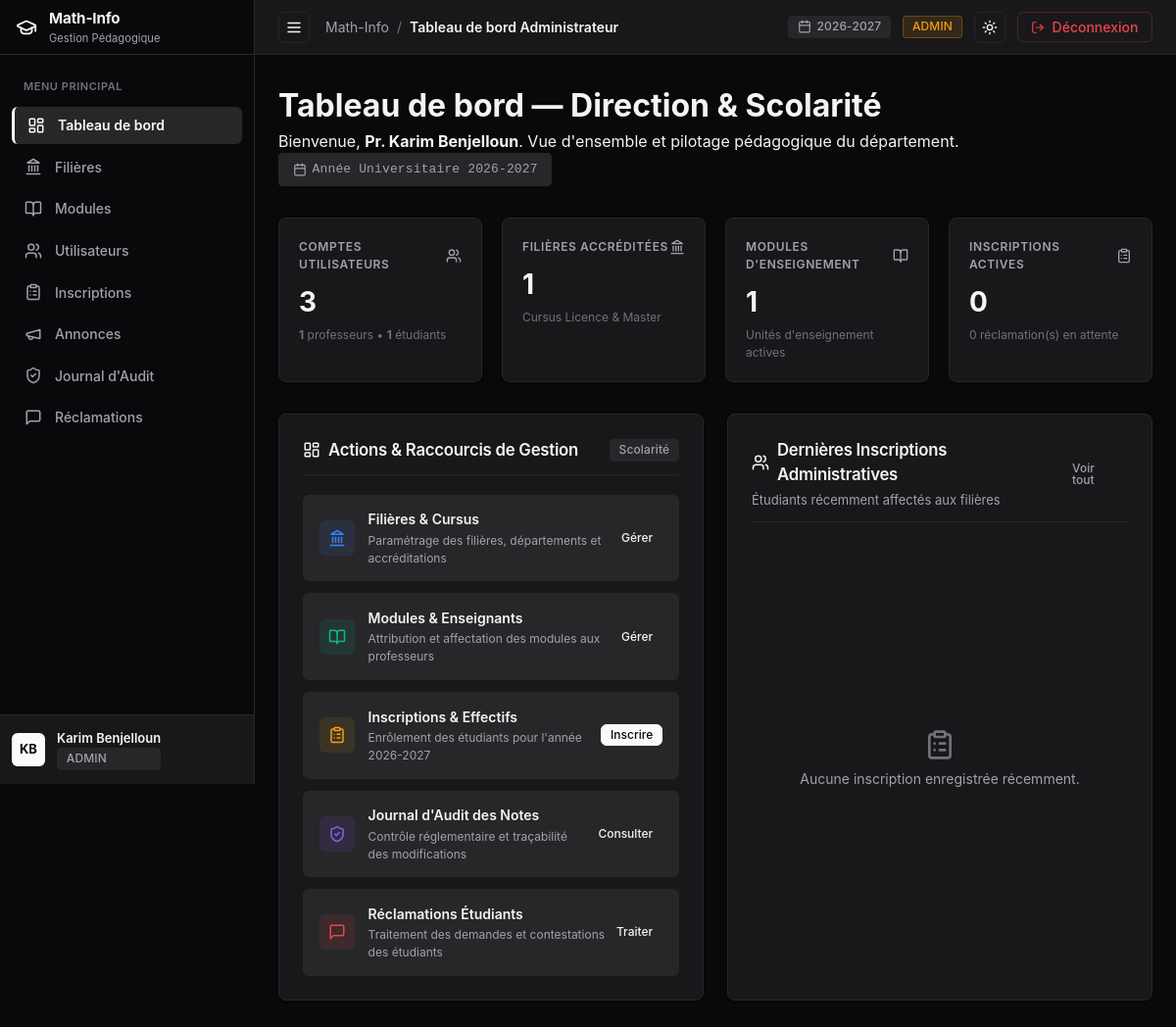
Page /admin/dashboard (signed in) on the earlier database version.
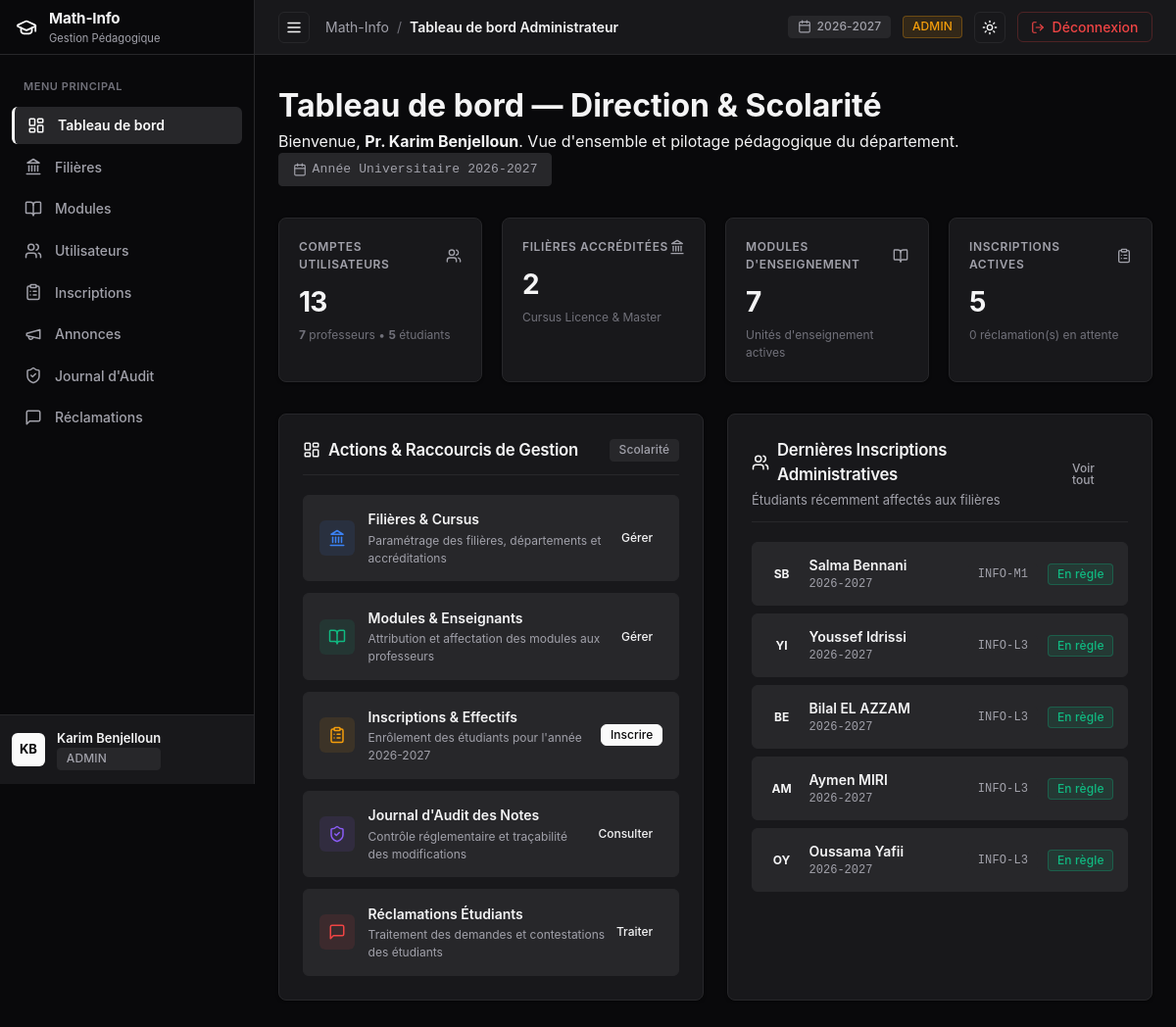
Same page on the later database version.
### tables this page shows
CREATE TABLE `inscriptions` (
  `idInscription` int NOT NULL AUTO_INCREMENT,
  `idEtudiant` int NOT NULL,
  `idFiliere` int NOT NULL,
  `anneeUniversitaire` varchar(20) NOT NULL,
  `dateInscription` date NOT NULL,
  `statut` enum('EN_COURS','VALIDE','AJOURNE') DEFAULT 'EN_COURS',
  PRIMARY KEY (`idInscription`),
  UNIQUE KEY `uq_etudiant_annee` (`idEtudiant`,`anneeUniversitaire`),
  KEY `idFiliere` (`idFiliere`),
  CONSTRAINT `inscriptions_ibfk_1` FOREIGN KEY (`idEtudiant`) REFERENCES `etudiants` (`idUtilisateur`) ON DELETE CASCADE,
  CONSTRAINT `inscriptions_ibfk_2` FOREIGN KEY (`idFiliere`) REFERENCES `filieres` (`idFiliere`) ON DELETE CASCADE
);

CREATE TABLE `utilisateurs` (
  `idUtilisateur` int NOT NULL AUTO_INCREMENT,
  `nom` varchar(100) NOT NULL,
  `prenom` varchar(100) NOT NULL,
  `email` varchar(150) NOT NULL,
  `motDePasse` varchar(255) NOT NULL,
  `role` enum('ADMIN','ENSEIGNANT','ETUDIANT') NOT NULL,
  `dateCreation` timestamp NULL DEFAULT CURRENT_TIMESTAMP,
  PRIMARY KEY (`idUtilisateur`),
  UNIQUE KEY `email` (`email`)
);

CREATE TABLE `filieres` (
  `idFiliere` int NOT NULL AUTO_INCREMENT,
  `code` varchar(20) NOT NULL,
  `intitule` varchar(150) NOT NULL,
  `description` text,
  PRIMARY KEY (`idFiliere`),
  UNIQUE KEY `code` (`code`)
);

### src/Views/admin/dashboard.php (the view, shortened to what the changed rows need)
<div class="content-header" style="margin-bottom: 2rem;">
  <div class="header-titles">
    <h1 class="page-title">Tableau de bord — Direction & Scolarité</h1>
  </div>
</div>
<div class="grid grid-cols-4" style="gap: 1.25rem; margin-bottom: 2rem;">
  <div class="card stat-card" style="position: relative; overflow: hidden;">
    <div class="stat-header">
      <span class="stat-label">Comptes Utilisateurs</span>
      <span class="stat-icon"><?= Icon::get('users', 16) ?></span>
    </div>
    <div class="stat-value"><?= (int)($stats['utilisateurs'] ?? 0) ?></div>
    <div class="stat-meta">
      <strong><?= (int)($stats['enseignants'] ?? 0) ?></strong> professeurs • <strong><?= (int)($stats['etudiants'] ?? 0) ?></strong> étudiants
    </div>
  </div>
  <div class="card stat-card" style="position: relative; overflow: hidden;">
    <div class="stat-header">
      <span class="stat-label">Filières Accréditées</span>
      <span class="stat-icon"><?= Icon::get('landmark', 16) ?></span>
    </div>
    <div class="stat-value"><?= (int)($stats['filieres'] ?? 0) ?></div>
    <div class="stat-meta">Cursus Licence & Master</div>
  </div>
  <div class="card stat-card" style="position: relative; overflow: hidden;">
    <div class="stat-header">
      <span class="stat-label">Modules d'Enseignement</span>
      <span class="stat-icon"><?= Icon::get('book-open', 16) ?></span>
    </div>
    <div class="stat-value"><?= (int)($stats['modules'] ?? 0) ?></div>
    <div class="stat-meta">Unités d'enseignement actives</div>
  </div>
  <div class="card stat-card" style="position: relative; overflow: hidden;">
    <div class="stat-header">
      <span class="stat-label">Inscriptions Actives</span>
      <span class="stat-icon"><?= Icon::get('clipboard-list', 16) ?></span>
    </div>
    <div class="stat-value"><?= (int)($stats['inscriptions'] ?? 0) ?></div>
    <div class="stat-meta" style="<?= ((int)($stats['reclamations'] ?? 0) > 0) ? 'color: var(--color-warning); font-weight: 500;' : '' ?>">
      <?= (int)($stats['reclamations'] ?? 0) ?> réclamation(s) en attente
    </div>
  </div>
</div>
<div class="grid grid-cols-2" style="gap: 1.5rem; margin-bottom: 2rem;">
  <div class="card" style="display: flex; flex-direction: column;">
    <div style="display: flex; flex-direction: column; gap: 0.75rem; flex: 1;">
      <a href="/admin/inscriptions" style="text-decoration: none; display: flex; align-items: center; justify-content: space-between; padding: 0.85rem 1rem; border: 1px solid var(--border); border-radius: var(--radius-md); background: var(--bg-surface-hover); transition: transform 0.15s ease, border-color 0.15s ease, background 0.15s ease;" onmouseover="this.style.borderColor='var(--border-focus)'; this.style.transform='translateY(-1px)';" onmouseout="this.style.borderColor='var(--border)'; this.style.transform='none';">
        <div style="display: flex; align-items: center; gap: 0.85rem;">
          <div style="width: 36px; height: 36px; border-radius: var(--radius-md); background: rgba(245, 158, 11, 0.1); color: #f59e0b; display: flex; align-items: center; justify-content: center; flex-shrink: 0;">
            <?= Icon::get('clipboard-list', 18) ?>
          </div>
        </div>
      </a>
    </div>
  </div>
  <div class="card" style="display: flex; flex-direction: column;">
    <div class="card-header">
      <div>
      </div>
      <a href="/admin/inscriptions" class="btn btn-ghost btn-sm">Voir tout</a>
    </div>
    <?php if (empty($recentInscriptions)): ?>
      <div style="padding: 3rem 1rem; text-align: center; color: var(--text-muted); font-size: 0.875rem; margin: auto;">
        <div style="margin-bottom: 0.5rem; color: var(--text-subtle);"><?= Icon::get('clipboard-list', 32) ?></div>
        Aucune inscription enregistrée récemment.
      </div>
    <?php else: ?>
      <div style="display: flex; flex-direction: column; gap: 0.5rem; flex: 1;">
        <?php foreach ($recentInscriptions as $ri): ?>
          <div style="display: flex; align-items: center; justify-content: space-between; padding: 0.75rem 0.85rem; border: 1px solid var(--border); border-radius: var(--radius-md); background: var(--bg-surface-hover); transition: background 0.15s ease;">
            <div style="display: flex; align-items: center; gap: 0.75rem;">
              <div style="width: 32px; height: 32px; border-radius: var(--radius-full, 9999px); background: var(--bg-hover); border: 1px solid var(--border); display: flex; align-items: center; justify-content: center; font-size: 0.75rem; font-weight: 700; color: var(--text-main);">
                <?= strtoupper(substr($ri['prenom'], 0, 1) . substr($ri['nom'], 0, 1)) ?>
              </div>
              <div>
                <div style="font-weight: 600; font-size: 0.875rem; color: var(--text-main);">
                  <?= htmlspecialchars($ri['prenom'] . ' ' . $ri['nom']) ?>
                </div>
                <div style="font-size: 0.75rem; color: var(--text-muted); font-family: ui-monospace, monospace;">
                  <?= htmlspecialchars($ri['anneeUniversitaire']) ?>
                </div>
              </div>
            </div>
            <div style="display: flex; align-items: center; gap: 0.65rem;">
              <span class="badge badge-neutral" style="font-family: ui-monospace, monospace; font-size: 0.75rem;">
                <?= htmlspecialchars($ri['filiere_code']) ?>
              </span>
              <?php if ($ri['statut'] === 'EN_COURS'): ?>
                <span class="badge badge-success" style="font-size: 0.75rem;">En règle</span>
              <?php else: ?>
                <span class="badge badge-neutral" style="font-size: 0.75rem;"><?= htmlspecialchars($ri['statut']) ?></span>
              <?php endif; ?>
            </div>
          </div>
        <?php endforeach; ?>
      </div>
    <?php endif; ?>
  </div>
</div>

### src/Utils/Icon.php (shortened to what the changed rows need)
<?php
class Icon {
    public static function get(string $name, int $size = 16, string $extraClass = ''): string {
        $classAttr = 'lucide-icon' . ($extraClass !== '' ? ' ' . $extraClass : '');
        $svgAttrs = sprintf(
            'xmlns="http://www.w3.org/2000/svg" width="%d" height="%d" viewBox="0 0 24 24" fill="none" stroke="currentColor" stroke-width="2" stroke-linecap="round" stroke-linejoin="round" class="%s"',
            $size,
            $size,
            htmlspecialchars($classAttr)
        );
        switch ($name) {
            case 'graduation-cap':
                return "<svg {$svgAttrs}><path d=\"M21.42 10.922a1 1 0 0 0-.019-1.838L12.83 5.18a2 2 0 0 0-1.66 0L2.6 9.08a1 1 0 0 0 0 1.832l8.57 3.908a2 2 0 0 0 1.66 0z\"/><path d=\"M22 10v6\"/><path d=\"M6 12.5V16a6 3 0 0 0 12 0v-3.5\"/></svg>";
            case 'layout-dashboard':
                return "<svg {$svgAttrs}><rect width=\"7\" height=\"9\" x=\"3\" y=\"3\" rx=\"1\"/><rect width=\"7\" height=\"5\" x=\"14\" y=\"3\" rx=\"1\"/><rect width=\"7\" height=\"9\" x=\"14\" y=\"12\" rx=\"1\"/><rect width=\"7\" height=\"5\" x=\"3\" y=\"16\" rx=\"1\"/></svg>";
            case 'landmark':
                return "<svg {$svgAttrs}><line x1=\"3\" x2=\"21\" y1=\"22\" y2=\"22\"/><line x1=\"6\" x2=\"6\" y1=\"18\" y2=\"11\"/><line x1=\"10\" x2=\"10\" y1=\"18\" y2=\"11\"/><line x1=\"14\" x2=\"14\" y1=\"18\" y2=\"11\"/><line x1=\"18\" x2=\"18\" y1=\"18\" y2=\"11\"/><polygon points=\"12 2 20 7 4 7\"/></svg>";
            case 'book-open':
                return "<svg {$svgAttrs}><path d=\"M12 7v14\"/><path d=\"M3 18a1 1 0 0 1-1-1V4a1 1 0 0 1 1-1h5a4 4 0 0 1 4 4 4 4 0 0 1 4-4h5a1 1 0 0 1 1 1v13a1 1 0 0 1-1 1h-6a3 3 0 0 0-3 3 3 3 0 0 0-3-3z\"/></svg>";
            case 'users':
                return "<svg {$svgAttrs}><path d=\"M16 21v-2a4 4 0 0 0-4-4H6a4 4 0 0 0-4 4v2\"/><circle cx=\"9\" cy=\"7\" r=\"4\"/><path d=\"M22 21v-2a4 4 0 0 0-3-3.87\"/><path d=\"M16 3.13a4 4 0 0 1 0 7.75\"/></svg>";
            case 'clipboard-list':
                return "<svg {$svgAttrs}><rect width=\"8\" height=\"4\" x=\"8\" y=\"2\" rx=\"1\" ry=\"1\"/><path d=\"M16 4h2a2 2 0 0 1 2 2v14a2 2 0 0 1-2 2H6a2 2 0 0 1-2-2V6a2 2 0 0 1 2-2h2\"/><path d=\"M12 11h4\"/><path d=\"M12 16h4\"/><path d=\"M8 11h.01\"/><path d=\"M8 16h.01\"/></svg>";
            case 'megaphone':
                return "<svg {$svgAttrs}><path d=\"m3 11 18-5v12L3 14v-3z\"/><path d=\"M11.6 16.8a3 3 0 1 1-5.8-1.6\"/></svg>";
            case 'shield-check':
                return "<svg {$svgAttrs}><path d=\"M20 13c0 5-3.5 7.5-7.66 8.95a1 1 0 0 1-.67-.01C7.5 20.5 4 18 4 13V6a1 1 0 0 1 1-1c2 0 4.5-1.2 6.24-2.72a1.17 1.17 0 0 1 1.52 0C14.51 3.81 17 5 19 5a1 1 0 0 1 1 1z\"/><path d=\"m9 12 2 2 4-4\"/></svg>";
            case 'calendar':
                return "<svg {$svgAttrs}><path d=\"M8 2v4\"/><path d=\"M16 2v4\"/><rect width=\"18\" height=\"18\" x=\"3\" y=\"4\" rx=\"2\"/><path d=\"M3 10h18\"/></svg>";
            case 'sun':
                return "<svg {$svgAttrs}><circle cx=\"12\" cy=\"12\" r=\"4\"/><path d=\"M12 2v2\"/><path d=\"M12 20v2\"/><path d=\"m4.93 4.93 1.41 1.41\"/><path d=\"m17.66 17.66 1.41 1.41\"/><path d=\"M2 12h2\"/><path d=\"M20 12h2\"/><path d=\"m6.34 17.66-1.41 1.41\"/><path d=\"m19.07 4.93-1.41 1.41\"/></svg>";
            case 'log-out':
                return "<svg {$svgAttrs}><path d=\"M9 21H5a2 2 0 0 1-2-2V5a2 2 0 0 1 2-2h4\"/><polyline points=\"16 17 21 12 16 7\"/><line x1=\"21\" x2=\"9\" y1=\"12\" y2=\"12\"/></svg>";
            case 'menu':
                return "<svg {$svgAttrs}><line x1=\"4\" x2=\"20\" y1=\"12\" y2=\"12\"/><line x1=\"4\" x2=\"20\" y1=\"6\" y2=\"6\"/><line x1=\"4\" x2=\"20\" y1=\"18\" y2=\"18\"/></svg>";
            case 'message-square':
                return "<svg {$svgAttrs}><path d=\"M21 15a2 2 0 0 1-2 2H7l-4 4V5a2 2 0 0 1 2-2h14a2 2 0 0 1 2 2z\"/></svg>";
        }
    }
}

Differences in the rows shown:
added inscriptions: utilisateurs.prenom+nom "SB", utilisateurs.prenom+nom "Salma Bennani", anneeUniversitaire "2026-2027", idFiliere.code "INFO-M1", statut "En règle"
added inscriptions: utilisateurs.prenom+nom "YI", utilisateurs.prenom+nom "Youssef Idrissi", anneeUniversitaire "2026-2027", idFiliere.code "INFO-L3", statut "En règle"
added inscriptions: utilisateurs.prenom+nom "BE", utilisateurs.prenom+nom "Bilal EL AZZAM", anneeUniversitaire "2026-2027", idFiliere.code "INFO-L3", statut "En règle"
added inscriptions: utilisateurs.prenom+nom "AM", utilisateurs.prenom+nom "Aymen MIRI", anneeUniversitaire "2026-2027", idFiliere.code "INFO-L3", statut "En règle"
added inscriptions: utilisateurs.prenom+nom "OY", utilisateurs.prenom+nom "Oussama Yafii", anneeUniversitaire "2026-2027", idFiliere.code "INFO-L3", statut "En règle"
Other differences:
$stats['utilisateurs']: "3" → "13"
$stats['enseignants']: "1" → "7"
$stats['etudiants']: "1" → "5"
$stats['filieres']: "1" → "2"
$stats['modules']: "1" → "7"
$stats['inscriptions']: "0" → "5"
text no longer shown: "Aucune inscription enregistrée récemment."
